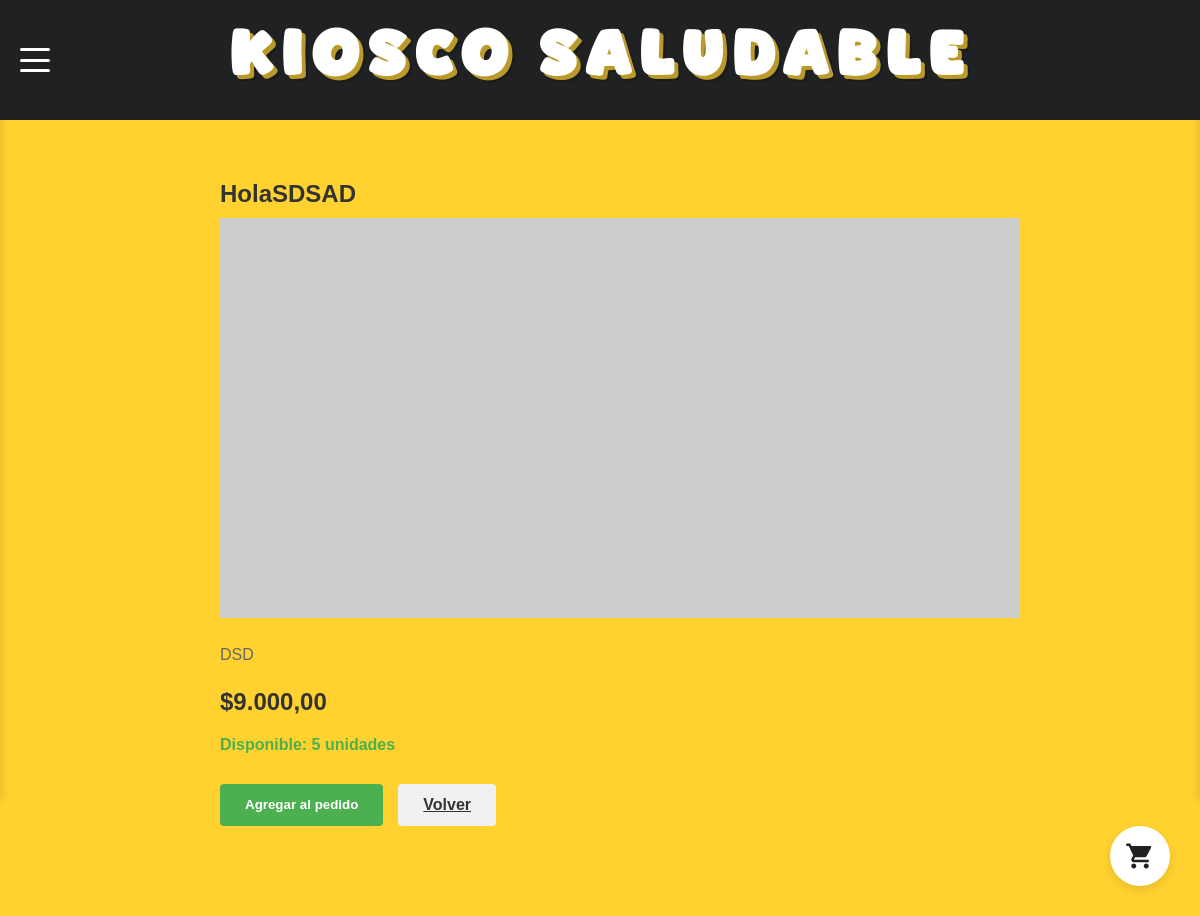
Before: /usuario/producto.php?id=1 (signed in) with the older database file.
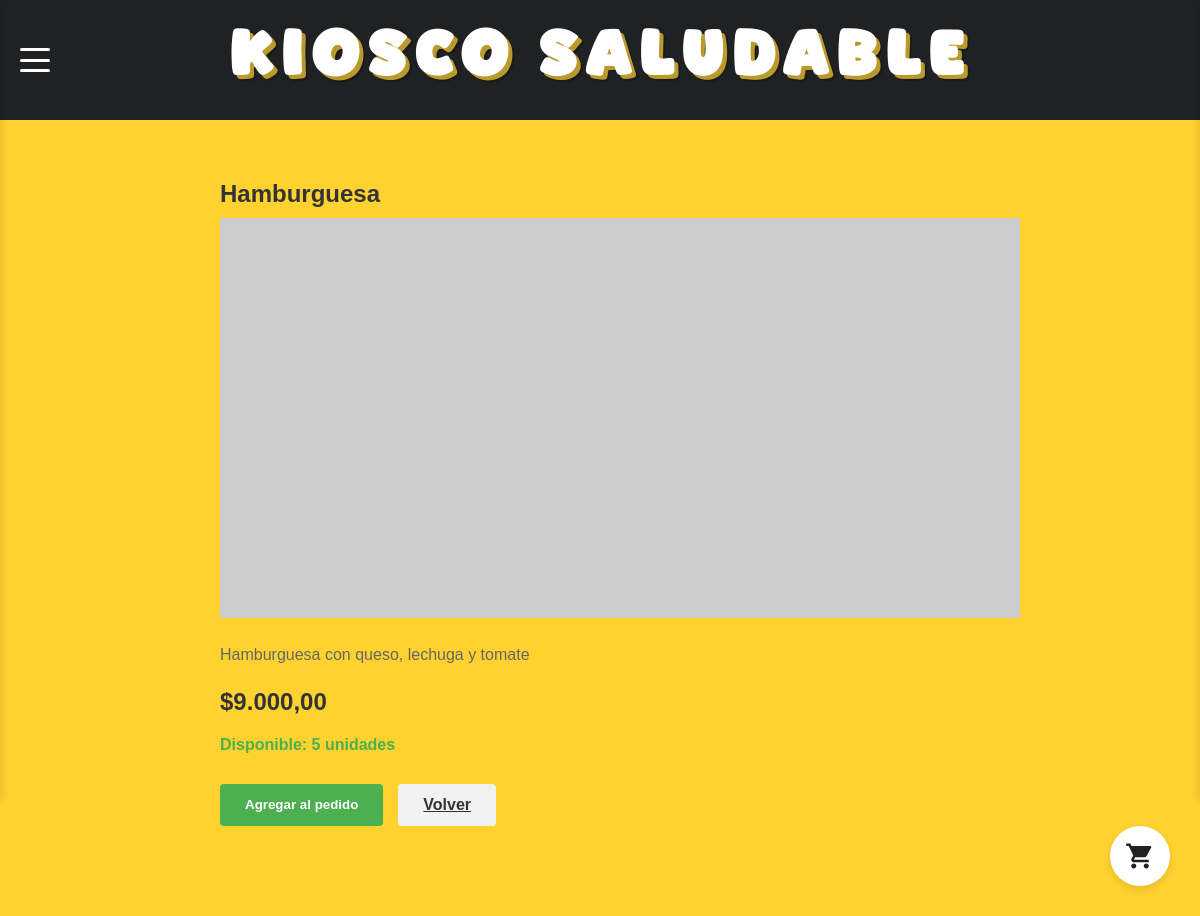
After: the same page with the newer database file.
### tables this page shows
CREATE TABLE `productos` (
  `id` int(11) NOT NULL,
  `nombre` varchar(80) NOT NULL,
  `descripcion` varchar(300) NOT NULL,
  `stock` int(11) NOT NULL,
  `fecha_agregado` timestamp NOT NULL DEFAULT current_timestamp() ON UPDATE current_timestamp(),
  `tipo_producto` enum('ensalada','carne','bebida','extra','pizza') DEFAULT NULL,
  `precio` float NOT NULL,
  `url` varchar(90) NOT NULL
);

### usuario/producto.php (the view, shortened to what this page needs)
<?php
require_once 'db_connect.php';
$producto_id = $_GET['id'];
$sql = "SELECT * FROM productos WHERE id = ? AND stock > 0";
$stmt = $conn->prepare($sql);
$stmt->bind_param("i", $producto_id);
$stmt->execute();
$result = $stmt->get_result();
$producto = $result->fetch_assoc();
?>
<!DOCTYPE html>
<html lang="es">
<head>
    <?php include 'ui.php'; renderStylesheetLinks(); ?>
</head>
<body>
    <div class="main-content">
        <div class="producto-detalle">
            <div class="producto-info">
                <h2><?php echo htmlspecialchars($producto['nombre']); ?></h2>
                <div class="producto-imagen">
                    <img src="https://placehold.co/800x400" alt="<?php echo htmlspecialchars($producto['nombre']); ?>">
                </div>
                <p class="producto-descripcion"><?php echo htmlspecialchars($producto['descripcion']); ?></p>
                <p class="producto-precio">$<?php echo number_format($producto['precio'], 2, ',', '.'); ?></p>
                <p class="producto-stock">Disponible: <?php echo $producto['stock']; ?> unidades</p>
                <div class="acciones">
                    <button class="btn-agregar" onclick="agregarAlCarrito(<?php echo $producto['id']; ?>, '<?php echo htmlspecialchars($producto['nombre']); ?>')">
                        Agregar al pedido
                    </button>
                    <a href="index.php" class="btn-volver">Volver</a>
                </div>
            </div>
        </div>
    </div>
</body>
</html>

Changed rows visible on the page:
changed productos: nombre "HolaSDSAD" → "Hamburguesa"; descripcion "DSD" → "Hamburguesa con queso, lechuga y tomate"
